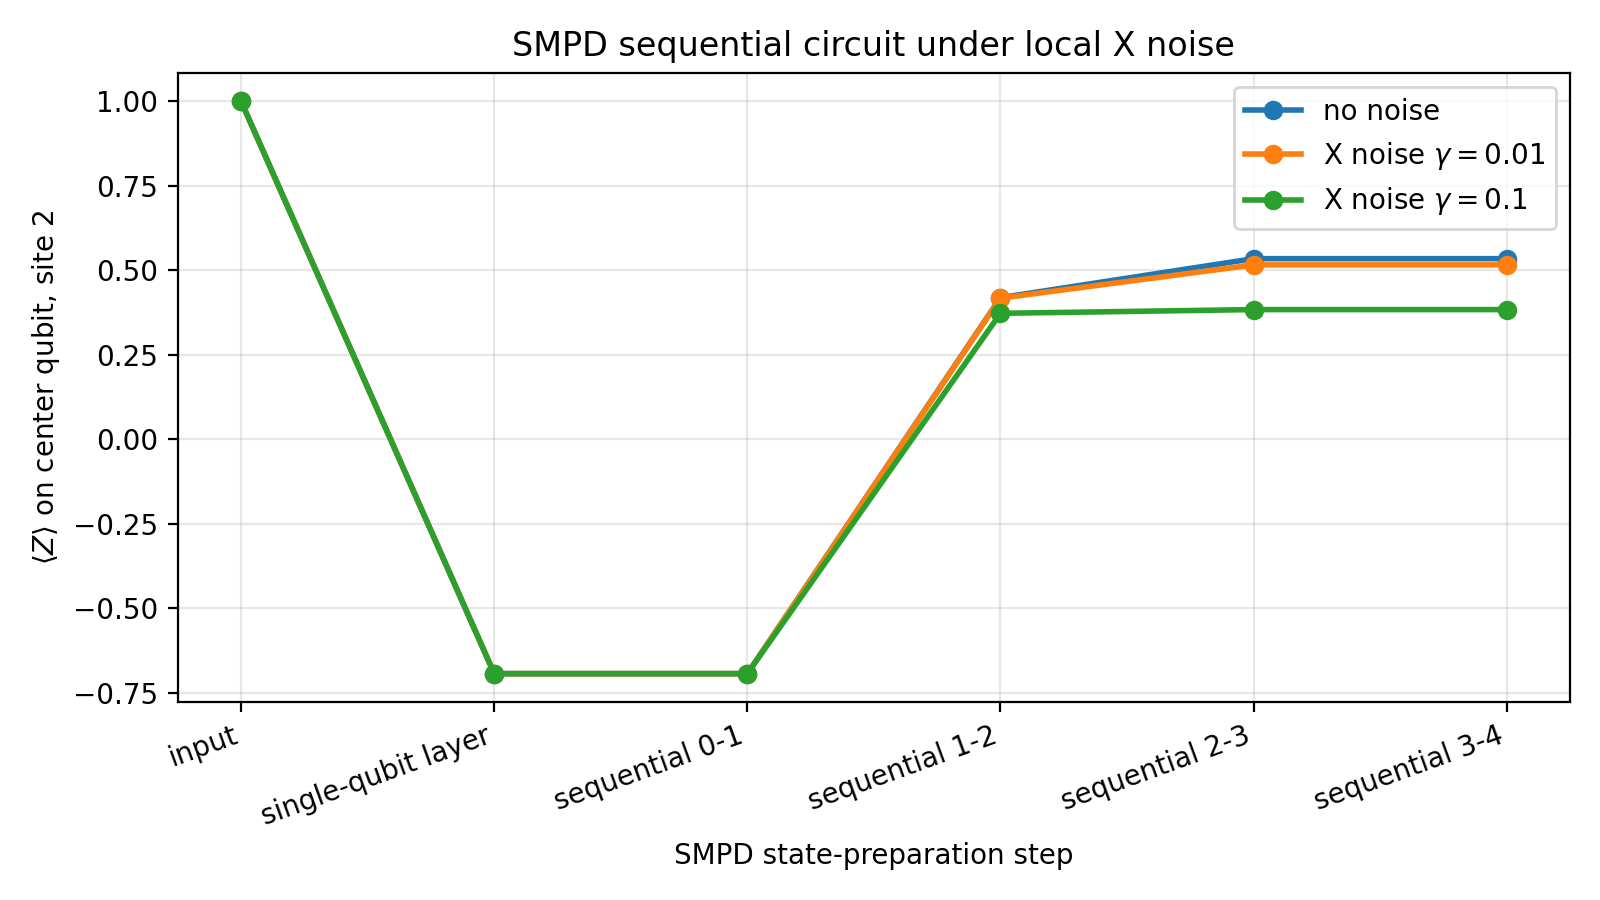

Write the Python code that produced this figure.
# Copyright (c) 2025 - 2026 Chair for Design Automation, TUM
# All rights reserved.
#
# SPDX-License-Identifier: MIT
#
# Licensed under the MIT License

"""Run a small SMPD-style sequential circuit with several X-noise strengths."""

from __future__ import annotations

from pathlib import Path

import matplotlib.pyplot as plt  # ty: ignore[unresolved-import]
import numpy as np
from qiskit.circuit import QuantumCircuit

from mqt.yaqs import Simulator
from mqt.yaqs.core.data_structures.noise_model import NoiseModel
from mqt.yaqs.core.data_structures.simulation_parameters import Observable, StrongSimParams
from mqt.yaqs.core.data_structures.state import State
from mqt.yaqs.core.libraries.circuit_library import create_sequential_matrix_product_disentangler_circuit
from mqt.yaqs.core.libraries.gate_library import Z

NUM_QUBITS = 5
CENTER_QUBIT = NUM_QUBITS // 2
NOISY_TRAJECTORIES = 200
RANDOM_SEED = 137
NOISE_STRENGTHS = (0.0, 0.01, 0.1)
SEQUENTIAL_BONDS = tuple((site, site + 1) for site in range(NUM_QUBITS - 1))


def noise_free(strength: float) -> bool:
    """Return whether a noise strength should be treated as noiseless."""
    return abs(strength) < 1e-15


def random_unitary(dim: int, rng: np.random.Generator) -> np.ndarray:
    """Build a deterministic random dense unitary.

    Returns:
        Dense unitary matrix.
    """
    matrix = rng.normal(size=(dim, dim)) + 1j * rng.normal(size=(dim, dim))
    q, r = np.linalg.qr(matrix)
    phases = np.diag(r) / np.abs(np.diag(r))
    return np.asarray(q * phases, dtype=np.complex128)


def build_sampled_smpd_circuit() -> tuple[QuantumCircuit, list[str]]:
    """Build a sampled SMPD-style state-preparation circuit.

    Returns:
        Tuple of the circuit and labels for the sampled expectation-value columns.
    """
    rng = np.random.default_rng(RANDOM_SEED)
    circuit = QuantumCircuit(NUM_QUBITS)
    layer_labels = ["input"]

    initial_layer = [(random_unitary(2, rng), (site,)) for site in range(NUM_QUBITS)]
    circuit.compose(create_sequential_matrix_product_disentangler_circuit(NUM_QUBITS, initial_layer), inplace=True)
    circuit.barrier(label="SAMPLE_OBSERVABLES")
    layer_labels.append("single-qubit layer")

    sequential_gates = [(random_unitary(4, rng), sites) for sites in SEQUENTIAL_BONDS]
    for gate_index, gate in enumerate(sequential_gates):
        circuit.compose(create_sequential_matrix_product_disentangler_circuit(NUM_QUBITS, [gate]), inplace=True)
        layer_labels.append(f"sequential {gate[1][0]}-{gate[1][1]}")
        if gate_index < len(sequential_gates) - 1:
            circuit.barrier(label="SAMPLE_OBSERVABLES")

    return circuit, layer_labels


def x_noise_model(strength: float) -> NoiseModel | None:
    """Build local X noise on every qubit.

    Returns:
        Noise model for positive strengths, otherwise ``None``.
    """
    if noise_free(strength):
        return None
    return NoiseModel([{"name": "pauli_x", "sites": [site], "strength": strength} for site in range(NUM_QUBITS)])


def run_simulation(circuit: QuantumCircuit, strength: float) -> np.ndarray:
    """Run the sampled circuit for one noise strength.

    Returns:
        Sampled center-qubit Z expectation values.
    """
    params = StrongSimParams(
        observables=[Observable(Z(), CENTER_QUBIT)],
        num_traj=1 if noise_free(strength) else NOISY_TRAJECTORIES,
        sample_layers=True,
        random_seed=RANDOM_SEED,
        preset="exact",
        gate_mode="full-tdvp",
    )
    result = Simulator(parallel=True, show_progress=True).run(
        State(NUM_QUBITS, initial="zeros", pad=2),
        circuit,
        params,
        x_noise_model(strength),
    )
    return np.real(result.expectation_values[0])


def save_plot(layer_labels: list[str], z_values: dict[float, np.ndarray], output_path: Path) -> None:
    """Save the center-qubit Z expectation plot."""
    x_axis = np.arange(len(layer_labels))
    fig, ax = plt.subplots(figsize=(8, 4.5))
    for strength, values in z_values.items():
        label = "no noise" if noise_free(strength) else rf"X noise $\gamma={strength}$"
        ax.plot(x_axis, values, marker="o", linewidth=2, label=label)

    ax.set_xlabel("SMPD state-preparation step")
    ax.set_ylabel(rf"$\langle Z \rangle$ on center qubit, site {CENTER_QUBIT}")
    ax.set_title("SMPD sequential circuit under local X noise")
    ax.set_xticks(x_axis)
    ax.set_xticklabels(layer_labels, rotation=20, ha="right")
    ax.grid(alpha=0.3)
    ax.legend()
    fig.tight_layout()
    fig.savefig(output_path, dpi=200)
    plt.close(fig)


def save_csv(layer_labels: list[str], z_values: dict[float, np.ndarray], output_path: Path) -> None:
    """Save sampled expectation values as CSV."""
    rows = ["layer,no_noise_z,x_noise_0_01_z,x_noise_0_1_z"]
    for idx, label in enumerate(layer_labels):
        rows.append(f"{label},{z_values[0.0][idx]:.10f},{z_values[0.01][idx]:.10f},{z_values[0.1][idx]:.10f}")
    output_path.write_text("\n".join(rows) + "\n", encoding="utf-8")


def main() -> None:
    """Run the SMPD noise comparison experiment."""
    circuit, layer_labels = build_sampled_smpd_circuit()
    z_values = {strength: run_simulation(circuit, strength) for strength in NOISE_STRENGTHS}

    output_dir = Path(__file__).parent
    save_plot(layer_labels, z_values, output_dir / "smpd_x_noise_center_z.png")
    save_csv(layer_labels, z_values, output_dir / "smpd_x_noise_center_z.csv")


if __name__ == "__main__":
    main()
